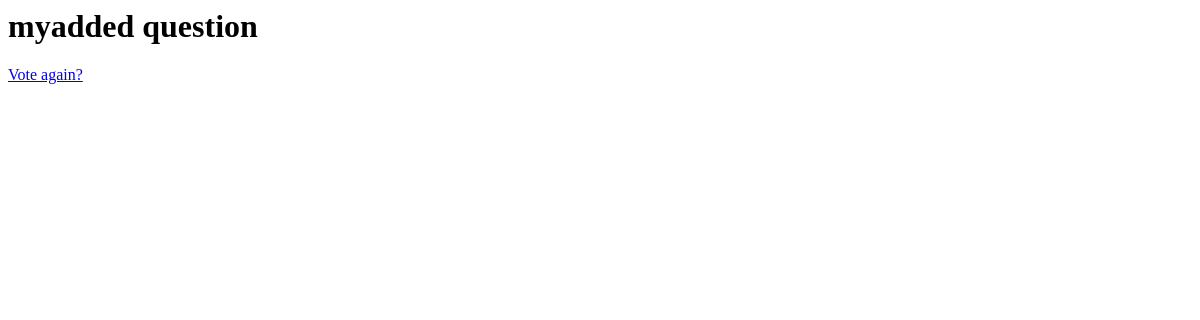
Page /polls/2/results/ on the earlier database version.
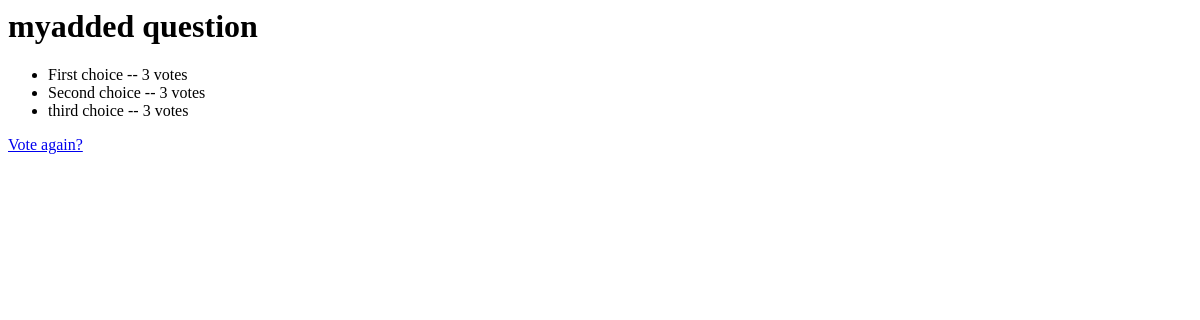
Same page on the later database version.
### polls/models.py (models this page shows, shortened)
@python_2_unicode_compatible
class Question(models.Model):
	question_text = models.CharField(max_length = 20)
	pub_date = models.DateTimeField('date published')
	has_choice = models.BooleanField(default = False)
	def was_published_recently(self):
		now = timezone.now()
		return now >= self.pub_date >= now - datetime.timedelta(days=1)
	was_published_recently.admin_order_field = 'pub_date'
	was_published_recently.boolean = True
	was_published_recently.short_description = 'Published recently?'

@python_2_unicode_compatible
class Choice(models.Model):
	question = models.ForeignKey(Question, on_delete = models.CASCADE)
	choice_text = models.CharField(max_length = 200)
	votes = models.IntegerField(default = 0)

### polls/views.py (the view)
# urls.py: url(r'^(?P<pk>[0-9]+)/results/$', views.ResultView.as_view(), name='results'),
class ResultView(generic.DetailView):
	model = Question
	template_name = 'polls/results.html'

### polls/templates/polls/results.html
<h1>{{ question.question_text }}</h1>
<ul>
{% for choice in question.choice_set.all %}
    <li>{{ choice.choice_text }} -- {{ choice.votes }} vote{{ choice.votes|pluralize }}</li>
{% endfor %}
</ul>
<a href="{% url 'polls:detail' question.id %}">Vote again?</a>

Differences in the rows shown:
added Choice: choice_text "First choice", votes "3"
added Choice: choice_text "Second choice", votes "3"
added Choice: choice_text "third choice", votes "3"
